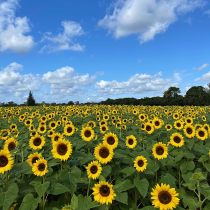
#> input picture Assignment 2/the_berry_farms_sunflower_field.jpeg, 210 x 210 px, shrunk from 1440 x 1440 before the run
$ jupyter execute Q1_Blob_Detection.ipynb
#> lines starting #> are read from the running program, lines starting #| are printed output that depends on the picture; long printed decimals are rounded
[cell 1]
import cv2 as cv
import numpy as np
import matplotlib.pyplot as plt
import math

# Function to generate LoG kernel
def generate_log_kernel(sigma, size):
    # Ensure kernel size is odd
    if size % 2 == 0:
        size += 1

    sigma2 = sigma ** 2
    idx_range = np.linspace(-(size - 1) / 2., (size - 1) / 2., size)
    x_idx, y_idx = np.meshgrid(idx_range, idx_range)

    tmp_cal = -(np.square(x_idx) + np.square(y_idx)) / (2. * sigma2)
    kernel = np.exp(tmp_cal)
    kernel[kernel < np.finfo(float).eps * np.amax(kernel)] = 0
    k_sum = np.sum(kernel)

    if k_sum != 0:
        kernel /= np.sum(kernel)

    tmp_kernel = np.multiply(kernel, np.square(x_idx) + np.square(y_idx) - 2 * sigma2) / (sigma2 ** 2)
    kernel = tmp_kernel - np.sum(tmp_kernel) / (size ** 2)

    return kernel

# Load image and convert to grayscale
image = cv.imread('the_berry_farms_sunflower_field.jpeg', cv.IMREAD_REDUCED_COLOR_4)
#> image is the input picture: shape (210, 210, 3); mean B, G, R 119.8, 125.3, 100.4
gray_image = cv.cvtColor(image, cv.COLOR_BGR2GRAY)
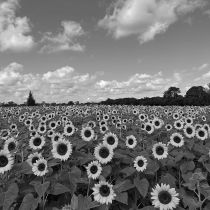
#> gray_image: shape (210, 210); min 5, max 251, mean 117.2
gray_image = np.float32(gray_image)
cv.normalize(gray_image, gray_image, 1, 0, cv.NORM_MINMAX)

# Parameters for LoG filtering
initial_sigma = 0.4  # starting value of sigma
scale_factor = np.sqrt(2)  # factor to increase sigma at each scale
num_scales = 15 # number of scales
sigmas = initial_sigma * np.power(scale_factor, np.arange(num_scales))

# Perform LoG Filtering at multiple scales
image_stack = None
for i in range(num_scales):
    size = int(2 * np.ceil(4 * sigmas[i]) + 1)
    kernel = generate_log_kernel(sigmas[i], size) * np.power(sigmas[i], 2)
    filtered_image = cv.filter2D(gray_image, cv.CV_32F, kernel)
    filtered_image = np.square(filtered_image)

    if i == 0:
        image_stack = filtered_image
    else:
        image_stack = np.dstack((image_stack, filtered_image))
#> this loop made 15 passes
#> pass 1, `filtered_image = cv.filter2D(gray_image, cv.CV_32F, kernel)`:
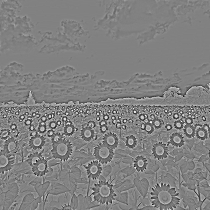
#> filtered_image: shape (210, 210) float32; min -0.758, max 0.733, mean 2.84e-05; drawn with min black and max white
#> pass 1, `filtered_image = np.square(filtered_image)`:
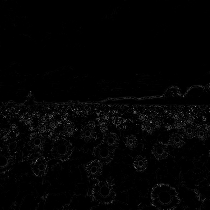
#> filtered_image: shape (210, 210) float32; min 2.44e-18, max 0.574, mean 0.0143

# Detect maxima over scale-space
scale_space = None
for i in range(num_scales):
    dilated_image = cv.dilate(image_stack[:, :, i], np.ones((3, 3)), cv.CV_32F)
    if i == 0:
        scale_space = dilated_image
    else:
        scale_space = np.dstack((scale_space, dilated_image))
#> this loop made 15 passes
#> pass 1, `dilated_image = cv.dilate(image_stack[:, :, i], np.ones((3, 3)), cv.CV..`:
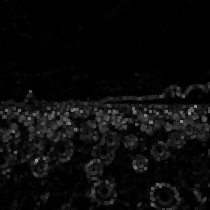
#> dilated_image: shape (210, 210) float32; min 3.77e-16, max 0.574, mean 0.0444
#> pass 2, `dilated_image = cv.dilate(image_stack[:, :, i], np.ones((3, 3)), cv.CV..`:
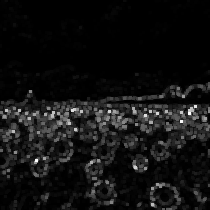
#> dilated_image: shape (210, 210) float32; min 5.13e-10, max 0.208, mean 0.0148; drawn with min black and max white
#> pass 3, `dilated_image = cv.dilate(image_stack[:, :, i], np.ones((3, 3)), cv.CV..`:
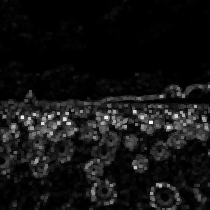
#> dilated_image: shape (210, 210) float32; min 4.6e-11, max 0.0999, mean 0.0076; drawn with min black and max white
#> pass 3, `scale_space = np.dstack((scale_space, dilated_image))`:
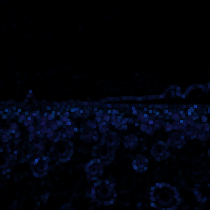
#> scale_space: shape (210, 210, 3) float32; mean of channels 0, 1, 2 0.0444, 0.0148, 0.0076; drawn as B, G, R

max_response_stack = np.amax(scale_space, axis=2)
max_response_stack = np.repeat(max_response_stack[:, :, np.newaxis], num_scales, axis=2)
max_response_stack = np.multiply((max_response_stack == scale_space), scale_space)

# Extract blob parameters
radius_vector = []
x_coordinate_vector = []
y_coordinate_vector = []

for i in range(num_scales):
    radius = np.sqrt(2) * sigmas[i]
    threshold = 0.035
    valid_responses = (max_response_stack[:, :, i] == image_stack[:, :, i]) * image_stack[:, :, i]
    valid_responses[valid_responses <= threshold] = 0
    (x, y) = np.nonzero(valid_responses)

    x_coordinate_vector.extend(x)
    y_coordinate_vector.extend(y)
    radius_vector.extend(np.repeat(radius, len(x)))
#> this loop made 15 passes
#> (x, y) on passes 5, 8, 9, 10: ([103, 123, 128, 129, 141], [70, 157, 148, 69, 130]), ([101, 160, 197, 209], [150, 0, 164, 165]), ([95, 98, 209], [196, 171, 115]), ([97], [198])
#> pass 1, `valid_responses = (max_response_stack[:, :, i] == image_stack[:, :, i]..`:
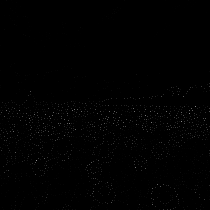
#> valid_responses: shape (210, 210) float32; min 0, max 0.574, mean 0.00399
#> after the loop, radius_vector = 1289 values from 0.566 to 12.8; x_coordinate_vector = 1289 values, max 209 at index 1214, min 27 at index 0, mean 139.7; y_coordinate_vector = 1289 values, max 209 at index 8, min 0 at index 199, mean 104.3

# Find the parameters of the largest circles
max_radius = np.max(radius_vector)
#> max_radius = 12.8
max_circle_index = np.argmax(radius_vector)
#> max_circle_index = 1288
max_x_coordinate = x_coordinate_vector[max_circle_index]
#> max_x_coordinate = 97
max_y_coordinate = y_coordinate_vector[max_circle_index]
#> max_y_coordinate = 198

# Report the parameters of the largest circle
print(f"Parameters of Largest Circle:")
print(f"Radius: {max_radius}")
#| Radius: 12.800
print(f"Center Coordinates (x, y): ({max_x_coordinate}, {max_y_coordinate})")
#| Center Coordinates (x, y): (97, 198)
print(f"Range of σ values: Minimum σ = {np.min(sigmas)}, Maximum σ = {np.max(sigmas)}")
#| Range of σ values: Minimum σ = 0.4, Maximum σ = 51.200

# Highlight the detected circles in the output image
output_image = cv.cvtColor(image, cv.COLOR_BGR2GRAY)
output_image = cv.cvtColor(output_image, cv.COLOR_GRAY2BGR)

for i in range(len(x_coordinate_vector)):
    if i == max_circle_index:
        cv.circle(output_image, (y_coordinate_vector[i], x_coordinate_vector[i]), int(radius_vector[i]), (0,255,255), 2)  # Largest circle in yellow
    else:
        cv.circle(output_image, (y_coordinate_vector[i], x_coordinate_vector[i]), int(radius_vector[i]), (0, 0, 255), 1)  # Other circles in red
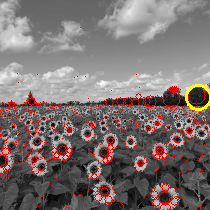
#> output_image: shape (210, 210, 3); mean B, G, R 112, 113.2, 125.7

# Save the output image
cv.imwrite("the_berry_farms_sunflower_field_blob_detected_COLOUR.jpeg", output_image)

# Display the output image
plt.imshow(cv.cvtColor(output_image, cv.COLOR_BGR2RGB))
plt.title("Blob Detected Image", fontsize=16)
plt.show()

$ run again, with Assignment 2/005.jpg copied over Assignment 2/the_berry_farms_sunflower_field.jpeg
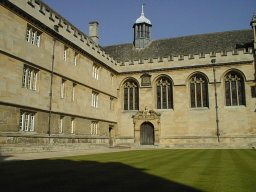
#> input picture Assignment 2/005.jpg, 256 x 192 px
#> image is the input picture: shape (192, 256, 3); mean B, G, R 84.4, 109.4, 111.6
#> the loop `for i in range(num_scales):` made 15 passes
#> pass 3, `scale_space = np.dstack((scale_space, dilated_image))`:
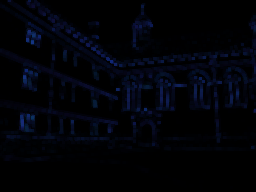
#> scale_space: shape (192, 256, 3) float32; mean of channels 0, 1, 2 0.0345, 0.0118, 0.00614; drawn as B, G, R
#> the loop `for i in range(num_scales):` made 15 passes
#> (x, y) on passes 5, 8, 9, 10, 14: ([56], [255]), ([0, 35, 71], [18, 55, 247]), ([98, 129], [147, 147]), ([0], [0]), ([191], [108])
#> after the loop `for i in range(num_scales):`: radius_vector = 1153 values from 0.566 to 51.2; x_coordinate_vector = 1153 values, max 191 at index 1152, min 0 at index 0, mean 80.73; y_coordinate_vector = 1153 values, max 255 at index 103, min 0 at index 8, mean 121.5
#> max_radius = 51.2
#> max_circle_index = 1152
#> max_x_coordinate = 191
#> max_y_coordinate = 108
#| Radius: 51.200
#| Center Coordinates (x, y): (191, 108)
#| Range of σ values: Minimum σ = 0.4, Maximum σ = 51.200
#> after the loop `for i in range(len(x_coordinate_vector)):`:
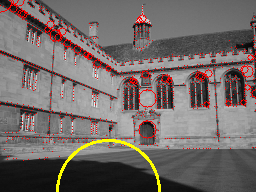
#> output_image: shape (192, 256, 3); mean B, G, R 102.9, 105.4, 114.6
